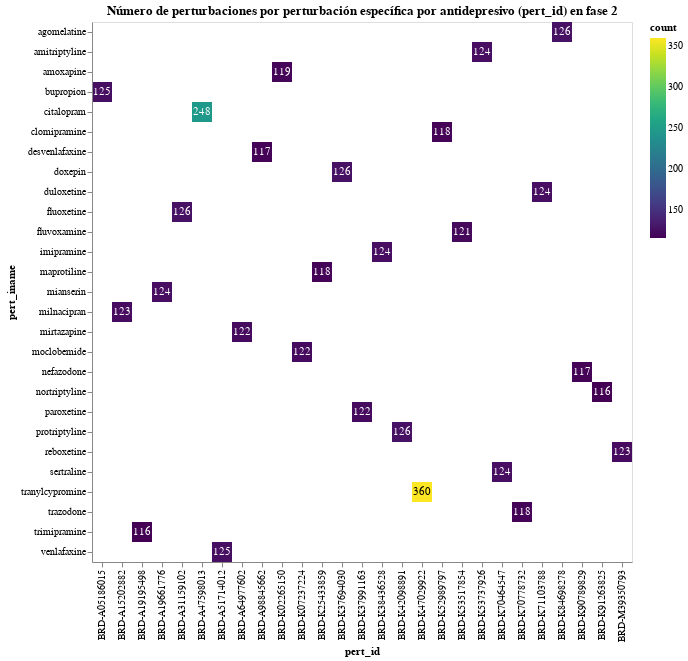

The cell this chart's notebook holds for it:
### Code cell
base = alt.Chart(num_pert_id_phase2).encode(
    alt.X('pert_id:O'),
    alt.Y('pert_iname:O'),
)

heatmap = base.mark_rect().encode(
    alt.Color('count:Q', scale=alt.Scale(scheme='viridis')),
    tooltip=['pert_id:N', 'pert_iname:N', 'count:Q']
).properties(
    title='Número de perturbaciones por perturbación específica por antidepresivo (pert_id) en fase 2',
)    

text = base.mark_text(baseline='middle').encode(
    text='count:Q',
    color=alt.condition(
        alt.datum.count > 250,
        alt.value('black'),
        alt.value('white')
    )
)

heatmap + text

### Figure 1 — Vega-Lite specification as saved in the notebook (floating-point values rounded to 4 significant figures)
{"config": {"view": {"continuousWidth": 400, "continuousHeight": 300}}, "layer": [{"mark": "rect", "encoding": {"color": {"field": "count", "scale": {"scheme": "viridis"}, "type": "quantitative"}, "tooltip": [{"field": "pert_id", "type": "nominal"}, {"field": "pert_iname", "type": "nominal"}, {"field": "count", "type": "quantitative"}], "x": {"field": "pert_id", "type": "ordinal"}, "y": {"field": "pert_iname", "type": "ordinal"}}, "title": "Número de perturbaciones por perturbación específica por antidepresivo (pert_id) en fase 2"}, {"mark": {"type": "text", "baseline": "middle"}, "encoding": {"color": {"condition": {"value": "black", "test": "(datum.count > 250)"}, "value": "white"}, "text": {"field": "count", "type": "quantitative"}, "x": {"field": "pert_id", "type": "ordinal"}, "y": {"field": "pert_iname", "type": "ordinal"}}}], "data": {"name": "data-6cd1622ed910fdde7041f94a7a9e6bb2"}, "$schema": "https://vega.github.io/schema/vega-lite/v4.17.0.json", "datasets": {"data-6cd1622ed910fdde7041f94a7a9e6bb2": [{"pert_iname": "agomelatine", "pert_id": "BRD-K84698278", "count": 126}, {"pert_iname": "amitriptyline", "pert_id": "BRD-K53737926", "count": 124}, {"pert_iname": "amoxapine", "pert_id": "BRD-K02265150", "count": 119}, {"pert_iname": "bupropion", "pert_id": "BRD-A05186015", "count": 125}, {"pert_iname": "citalopram", "pert_id": "BRD-A47598013", "count": 248}, {"pert_iname": "clomipramine", "pert_id": "BRD-K52989797", "count": 118}, {"pert_iname": "desvenlafaxine", "pert_id": "BRD-A98845662", "count": 117}, {"pert_iname": "doxepin", "pert_id": "BRD-K37694030", "count": 126}, {"pert_iname": "duloxetine", "pert_id": "BRD-K71103788", "count": 124}, {"pert_iname": "fluoxetine", "pert_id": "BRD-A31159102", "count": 126}, {"pert_iname": "fluvoxamine", "pert_id": "BRD-K53517854", "count": 121}, {"pert_iname": "imipramine", "pert_id": "BRD-K38436528", "count": 124}, {"pert_iname": "maprotiline", "pert_id": "BRD-K25433859", "count": 118}, {"pert_iname": "mianserin", "pert_id": "BRD-A19661776", "count": 124}, {"pert_iname": "milnacipran", "pert_id": "BRD-A15202882", "count": 123}, {"pert_iname": "mirtazapine", "pert_id": "BRD-A64977602", "count": 122}, {"pert_iname": "moclobemide", "pert_id": "BRD-K07237224", "count": 122}, {"pert_iname": "nefazodone", "pert_id": "BRD-K90789829", "count": 117}, {"pert_iname": "nortriptyline", "pert_id": "BRD-K91263825", "count": 116}, {"pert_iname": "paroxetine", "pert_id": "BRD-K37991163", "count": 122}, {"pert_iname": "protriptyline", "pert_id": "BRD-K42098891", "count": 126}, {"pert_iname": "reboxetine", "pert_id": "BRD-M39350793", "count": 123}, {"pert_iname": "sertraline", "pert_id": "BRD-K70464547", "count": 124}, {"pert_iname": "tranylcypromine", "pert_id": "BRD-K47029922", "count": 360}, {"pert_iname": "trazodone", "pert_id": "BRD-K70778732", "count": 118}, {"pert_iname": "trimipramine", "pert_id": "BRD-A19195498", "count": 116}, {"pert_iname": "venlafaxine", "pert_id": "BRD-A51714012", "count": 125}]}}
